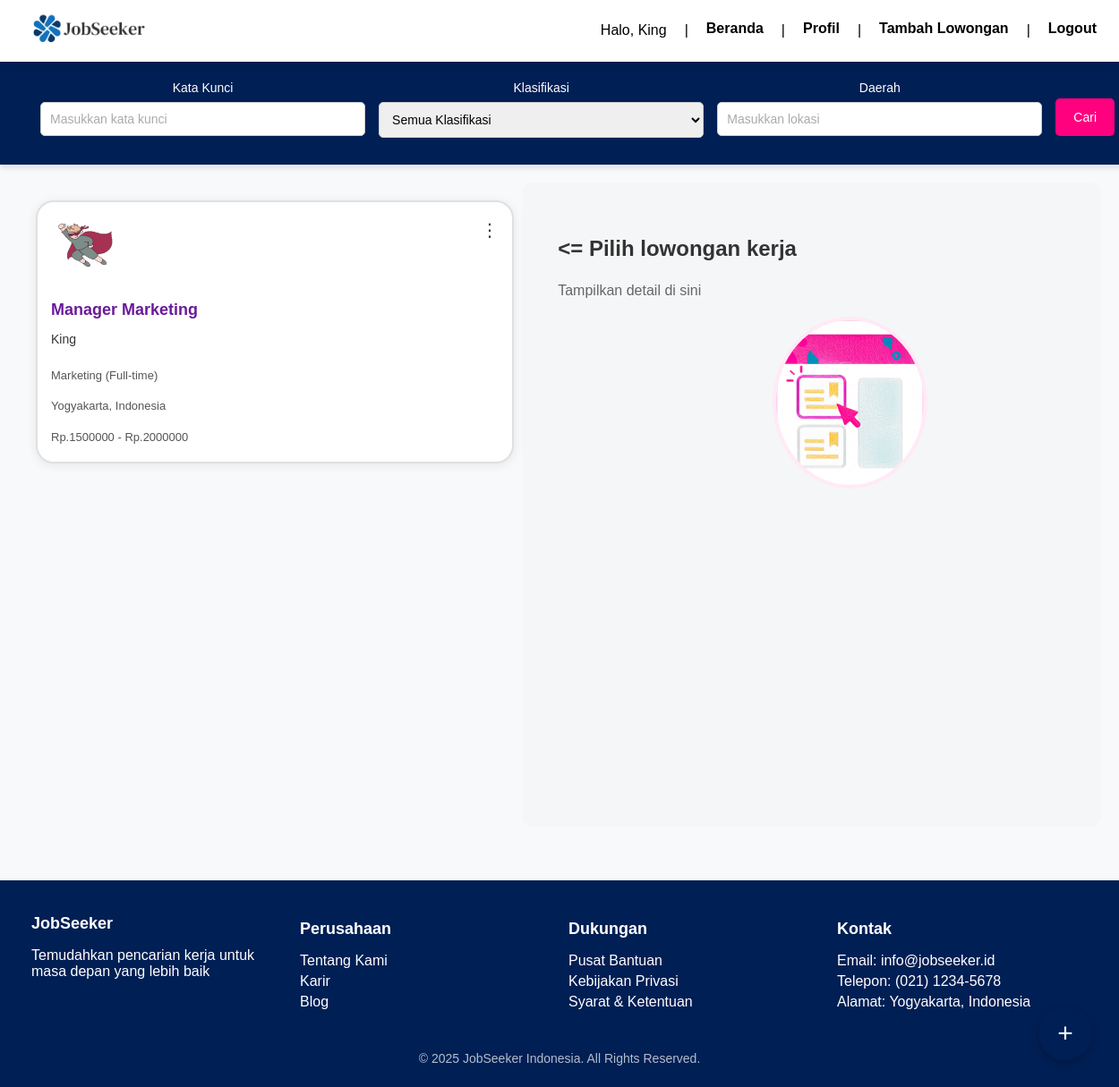
Page /dashboard_employer.php (signed in) on the committed database.
### tables this page shows
CREATE TABLE `employers` (
  `id` int(11) NOT NULL,
  `nama_perusahaan` varchar(100) NOT NULL,
  `email` varchar(100) NOT NULL,
  `password` varchar(255) NOT NULL,
  `no_telepon` varchar(20) NOT NULL,
  `alamat` text DEFAULT NULL,
  `logo` varchar(255) DEFAULT NULL,
  `created_at` timestamp NOT NULL DEFAULT current_timestamp()
);

CREATE TABLE `lowongan` (
  `id` int(11) NOT NULL,
  `employer_id` int(11) NOT NULL,
  `judul` varchar(100) NOT NULL,
  `perusahaan` varchar(100) NOT NULL,
  `kategori` varchar(50) NOT NULL,
  `lokasi` varchar(100) NOT NULL,
  `gaji_min` int(11) NOT NULL,
  `gaji_max` int(11) NOT NULL,
  `gaji_display` varchar(100) NOT NULL,
  `tipe` varchar(20) NOT NULL,
  `logo` varchar(255) NOT NULL,
  `deskripsi` text NOT NULL,
  `kualifikasi` text NOT NULL,
  `batas_lamaran` date DEFAULT NULL,
  `created_at` timestamp NOT NULL DEFAULT current_timestamp(),
  `updated_at` timestamp NOT NULL DEFAULT current_timestamp() ON UPDATE current_timestamp()
);

### dashboard_employer.php (the view, shortened to what this page needs)
<?php
include 'koneksi.php';
$employerId = $_SESSION['employer_id'];
$keyword  = isset($_GET['keyword']) ? mysqli_real_escape_string($conn, $_GET['keyword']) : '';
$lokasi   = isset($_GET['lokasi']) ? mysqli_real_escape_string($conn, $_GET['lokasi']) : '';
$resultEmployer = mysqli_query($conn, "SELECT id, nama_perusahaan, email FROM employers WHERE id = $employerId");
$employer = mysqli_fetch_assoc($resultEmployer);
$sql = "SELECT * FROM lowongan WHERE employer_id = $employerId";
$sql .= " ORDER BY id DESC";
$result = mysqli_query($conn, $sql);
?>
<!DOCTYPE html>
<html lang="id">
<head>
<link rel="stylesheet" href="styles/index.css?v=<?= time(); ?>">
</head>
<body>
<div class="navbar-container">
    <nav class="navbar">
        <a href="dashboard_employer.php" class="logo">
            <img src="assets/logo website/jobseeker.png" alt="Logo Web" />
        </a>
        <div class="nav-right">
            <span>Halo, <?= htmlspecialchars($employer['nama_perusahaan']) ?></span> |
            <a href="dashboard_employer.php" class="nav-item">Beranda</a> |
            <a href="profile_employer.php" class="nav-item">Profil</a> |
            <a href="tambah_lowongan.php" class="nav-item">Tambah Lowongan</a> |
            <a href="logout.php" class="nav-item">Logout</a>
        </div>
    </nav>
</div>
<div class="search-box">
  <form method="GET">
    <div class="search-group">
      <div class="search-field">
        <label for="keyword">Kata Kunci</label>
        <input type="text" name="keyword" placeholder="Masukkan kata kunci" value="<?= htmlspecialchars($keyword) ?>">
      </div>
      <div class="search-field">
        <label for="kategori">Klasifikasi</label>
        <select name="kategori">
          <option value="">Semua Klasifikasi</option>
        </select>
      </div>
      <div class="search-field">
        <label for="lokasi">Daerah</label>
        <input type="text" name="lokasi" placeholder="Masukkan lokasi" value="<?= htmlspecialchars($lokasi) ?>">
      </div>
      <button type="submit">Cari</button>
    </div>
  </form>
</div>
<div class="main-container">
  <div class="job-list">
    <?php if ($result && $result->num_rows > 0): ?>
      <?php while($row = $result->fetch_assoc()): ?>
        <div class="job-card" data-id="<?= htmlspecialchars($row['id']) ?>">
          <div class="menu-container">
            <button class="menu-button">⋮</button>
          </div>
          <img src="<?= htmlspecialchars($row['logo'] ?? '/path/to/default-logo.png') ?>" alt="<?= htmlspecialchars($row['perusahaan']) ?>" style="height: 60px; margin-bottom: 15px;">
          <div style="font-size: 18px; font-weight: bold; color: #6a1b9a; margin-top: 5px;">
              <?= htmlspecialchars($row['judul']) ?>
          </div>
          <div style="font-size: 14px; color: #333; margin-bottom: 10px;">
              <?= htmlspecialchars($row['perusahaan']) ?>
          </div>
          <div style="font-size: 13px; color: #555; margin-bottom: 5px;">
              <?= htmlspecialchars($row['kategori']) ?> (<?= htmlspecialchars($row['tipe']) ?>)
          </div>
          <div style="font-size: 13px; color: #555; margin-bottom: 5px;">
              <?= htmlspecialchars($row['lokasi']) ?>
          </div>
          <div style="font-size: 13px; color: #555; margin-bottom: 5px;">
              Rp.<?= htmlspecialchars($row['gaji_min']) ?> - Rp.<?= htmlspecialchars($row['gaji_max']) ?>
          </div>
        </div>
      <?php endwhile; ?>
    <?php else: ?>
      <p>Tidak ada lowongan ditemukan.</p>
    <?php endif; ?>
  </div>
  <div class="job-details" id="job-detail">
    <div class="job-placeholder">
      <h2><= Pilih lowongan kerja</h2>
      <p>Tampilkan detail di sini</p>
      <img src="assets/background/lihat.png" alt="Logo Web" />
    </div>
  </div>
</div>
<a href="add_job.php" class="add-job-button">+</a>
<footer class="footer">
    <div class="footer-container">
        <div class="footer-section">
            <h3>JobSeeker</h3>
            <p>Temudahkan pencarian kerja untuk masa depan yang lebih baik</p>
        </div>
        <div class="footer-section">
            <h4>Perusahaan</h4>
            <ul>
                <li><a href="#">Tentang Kami</a></li>
                <li><a href="#">Karir</a></li>
                <li><a href="#">Blog</a></li>
            </ul>
        </div>
        <div class="footer-section">
            <h4>Dukungan</h4>
            <ul>
                <li><a href="#">Pusat Bantuan</a></li>
                <li><a href="#">Kebijakan Privasi</a></li>
                <li><a href="#">Syarat & Ketentuan</a></li>
            </ul>
        </div>
        <div class="footer-section">
            <h4>Kontak</h4>
            <ul>
                <li>Email: info@jobseeker.id</li>
                <li>Telepon: (021) 1234-5678</li>
                <li>Alamat: Yogyakarta, Indonesia</li>
            </ul>
        </div>
    </div>
    <div class="footer-copy">
        <p>&copy; 2025 JobSeeker Indonesia. All Rights Reserved.</p>
    </div>
</footer>
</body>
</html>

### styles/index.css (style rules this page uses)
body { font-family: Arial, Helvetica, sans-serif; margin: 0; padding: 0; background-color: #f8f9fa; overflow-x: hidden; padding-top: 60px; }
.navbar-container { width: 100%; position: fixed; top: 0; left: 0; z-index: 1000; background-color: #fff; box-shadow: 0 2px 10px rgba(0,0,0,0.1); }
.navbar { display: flex; align-items: center; justify-content: space-between; padding: 5px 15px; max-width: 1200px; margin: 0 auto; }
.nav-right { display: flex; align-items: center; gap: 20px; }
.nav-item { position: relative; font-size: 16px; font-weight: bold; text-decoration: none; color: black; padding-bottom: 5px; }
.nav-item::after { content: ""; display: block; width: 100%; height: 2px; background-color: #001f54; position: absolute; left: 0; bottom: 0; transform: scaleX(0); transition: transform 0.3s ease-in-out; }
.logo img { width: 150px !important; height: auto; }
.main-container { display: flex; height: 90vh; padding: 20px; }
.job-list { width: 60%; overflow-y: auto; border-right: 0 solid #ccc; padding-right: 10px; display: grid; grid-template-columns: repeat(auto-fit, minmax(500px, 1fr)); gap: 20px; padding: 20px; }
.job-details { width: 65%; padding: 40px; background-color: #f5f6f8; min-height: 400px; border-radius: 12px; overflow-y: auto; display: flex; align-items: flex-start; }
.job-placeholder { display: flex; flex-direction: column; align-items: flex-start; color: #333; }
.job-placeholder h2 { font-size: 24px; font-weight: 600; margin-bottom: 8px; }
.job-placeholder p { font-size: 16px; color: #666; margin-bottom: 20px; }
.job-placeholder img { width: 165px; border-radius: 50%; background-color: #ffeaf5; padding: 4px; margin-left: 90%; }
.job-card { cursor: pointer; position: relative; display: flex; flex-direction: column; justify-content: space-between; align-items: flex-start; background: white; padding: 15px; border-radius: 20px; width: 500px; height: 260px; border: 2px solid #e0e0e0; box-shadow: 0 2px 12px rgba(0, 0, 0, 0.08); transition: border-color 0.3s ease, box-shadow 0.3s ease; }
.job-card img { width: 80px; height: 80px; border-radius: 10px; }
.menu-container { position: absolute; top: 14px; right: 10px; }
.menu-button { background: none; border: none; font-size: 20px; cursor: pointer; padding: 5px; color: #333; }
.search-box { background-color: #001f54; background-size: cover; background-position: center; padding: 30px 20px; border-radius: 0; color: white; margin: 0; width: 100%; text-align: center; box-shadow: 0 4px 6px rgba(0, 0, 0, 0.1); }
.search-box form { display: flex; flex-wrap: wrap; align-items: center; justify-content: center; gap: 15px; max-width: 1200px; margin: auto; }
.search-group { display: flex; flex-wrap: wrap; gap: 15px; width: 100%; }
.search-field { display: flex; flex-direction: column; flex: 1; min-width: 200px; }
.search-field label { font-size: 14px; margin-bottom: 8px; color: white; display: block; }
.search-field input, .search-field select { padding: 10px; border: 1px solid #ccc; border-radius: 5px; font-size: 14px; width: 100%; box-sizing: border-box; }
.search-field input::placeholder { color: #aaa; }
button[type="submit"] { background-color: #ff007f; color: white; border: none; padding: 10px 20px; border-radius: 5px; cursor: pointer; font-size: 14px; height: 42px; box-sizing: border-box; margin-top: 20px; }
.footer { background-color: #001f54; color: white; padding: 10px 20px; text-align: center; margin-top: 40px; }
.footer-container { display: flex; justify-content: space-between; flex-wrap: wrap; max-width: 1200px; margin: auto; text-align: left; }
.footer-section { flex: 1; min-width: 250px; margin: 10px; }
.footer-section h3, .footer-section h4 { margin-bottom: 10px; font-size: 18px; }
.footer-section ul { list-style: none; padding: 0; }
.footer-section ul li { margin: 5px 0; }
.footer-section ul li a { color: white; text-decoration: none; transition: color 0.3s; }
.footer-copy { margin-top: 20px; font-size: 14px; opacity: 0.7; }

### rows in the picture
employers: nama_perusahaan "King"
lowongan: logo (picture), judul "Manager Marketing", perusahaan "King", kategori "Marketing", tipe "Full-time", lokasi "Yogyakarta, Indonesia", gaji_min "1500000", gaji_max "2000000"
